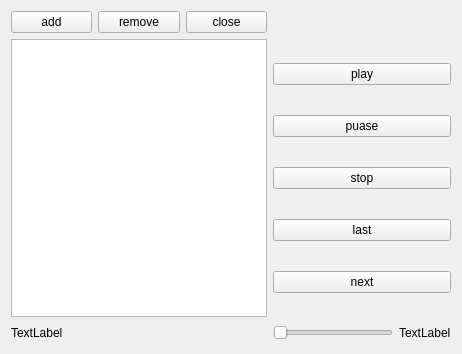
<?xml version="1.0" encoding="UTF-8"?>
<ui version="4.0">
 <class>mediaplayer</class>
 <widget class="QWidget" name="mediaplayer">
  <property name="geometry">
   <rect>
    <x>0</x>
    <y>0</y>
    <width>462</width>
    <height>354</height>
   </rect>
  </property>
  <property name="windowTitle">
   <string>mediaplayer</string>
  </property>
  <layout class="QGridLayout" name="gridLayout_4">
   <item row="0" column="0" colspan="2">
    <layout class="QGridLayout" name="gridLayout">
     <item row="0" column="0">
      <widget class="QPushButton" name="add">
       <property name="text">
        <string>add</string>
       </property>
      </widget>
     </item>
     <item row="0" column="1">
      <widget class="QPushButton" name="remove">
       <property name="text">
        <string>remove</string>
       </property>
      </widget>
     </item>
     <item row="0" column="2">
      <widget class="QPushButton" name="close">
       <property name="text">
        <string>close</string>
       </property>
      </widget>
     </item>
    </layout>
   </item>
   <item row="1" column="0" colspan="2">
    <widget class="QListWidget" name="listWidget">
     <property name="styleSheet">
      <string notr="true">font: 25 9pt &quot;Bahnschrift Light Condensed&quot;;
text-decoration: underline line-through;
color:rgb(0, 0, 0);</string>
     </property>
    </widget>
   </item>
   <item row="1" column="2">
    <layout class="QGridLayout" name="gridLayout_2">
     <item row="0" column="0">
      <widget class="QPushButton" name="play">
       <property name="text">
        <string>play</string>
       </property>
      </widget>
     </item>
     <item row="1" column="0">
      <widget class="QPushButton" name="puase">
       <property name="text">
        <string>puase</string>
       </property>
      </widget>
     </item>
     <item row="2" column="0">
      <widget class="QPushButton" name="stop">
       <property name="text">
        <string>stop</string>
       </property>
      </widget>
     </item>
     <item row="3" column="0">
      <widget class="QPushButton" name="last">
       <property name="text">
        <string>last</string>
       </property>
      </widget>
     </item>
     <item row="4" column="0">
      <widget class="QPushButton" name="next">
       <property name="text">
        <string>next</string>
       </property>
      </widget>
     </item>
    </layout>
   </item>
   <item row="2" column="0">
    <widget class="QLabel" name="playname">
     <property name="text">
      <string>TextLabel</string>
     </property>
    </widget>
   </item>
   <item row="2" column="1">
    <spacer name="horizontalSpacer">
     <property name="orientation">
      <enum>Qt::Horizontal</enum>
     </property>
     <property name="sizeHint" stdset="0">
      <size>
       <width>193</width>
       <height>20</height>
      </size>
     </property>
    </spacer>
   </item>
   <item row="2" column="2">
    <layout class="QGridLayout" name="gridLayout_3">
     <item row="0" column="0">
      <widget class="QSlider" name="horizontalSlider">
       <property name="maximum">
        <number>100</number>
       </property>
       <property name="orientation">
        <enum>Qt::Horizontal</enum>
       </property>
      </widget>
     </item>
     <item row="0" column="1">
      <widget class="QLabel" name="time">
       <property name="text">
        <string>TextLabel</string>
       </property>
      </widget>
     </item>
    </layout>
   </item>
  </layout>
 </widget>
 <resources/>
 <connections/>
</ui>
